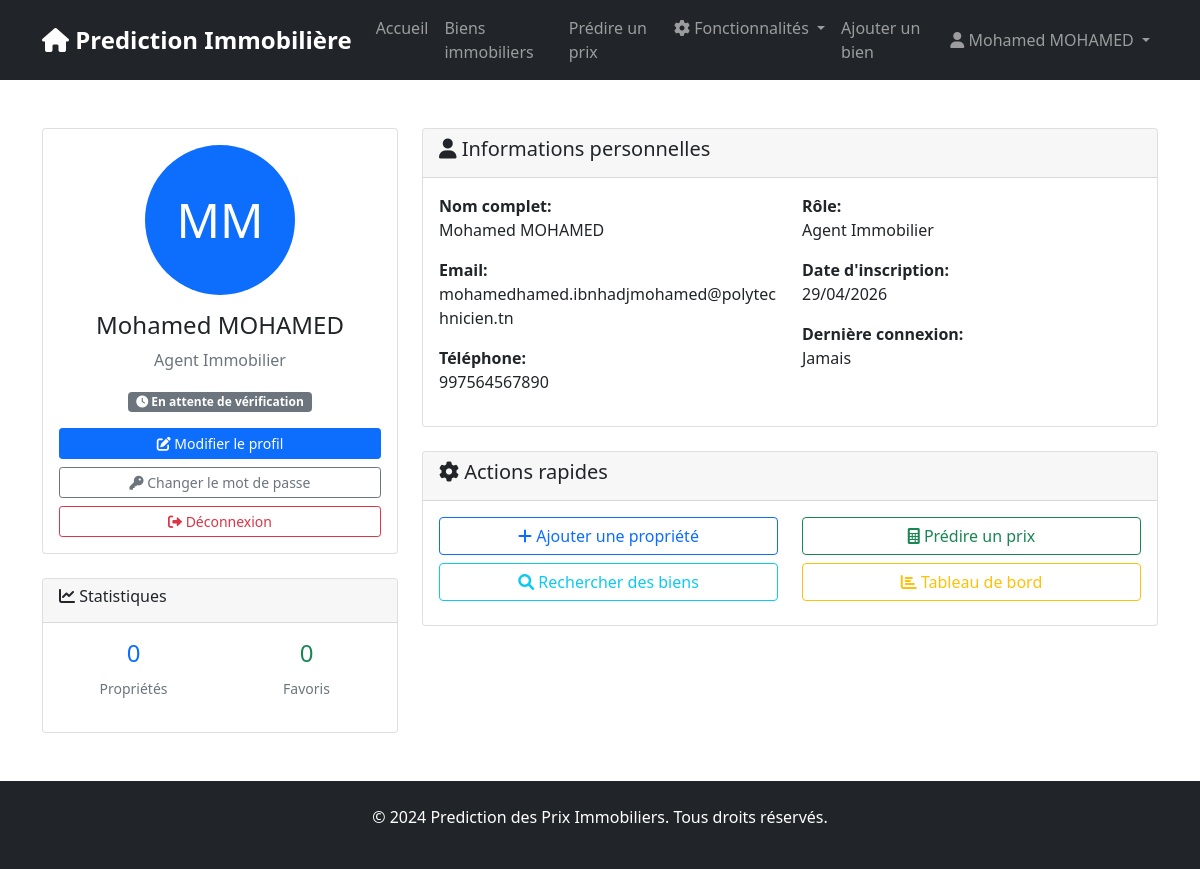
Screenshot of /profile/ (signed in) with the database file from the repository.
### immobilier/models.py (models this page shows, shortened)
class CustomUser(AbstractUser):
    ROLE_CHOICES = [
        ('agent', 'Agent Immobilier'),
        ('vendeur', 'Vendeur'),
        ('acheteur', 'Acheteur'),
        ('admin', 'Administrateur'),
    ]
    username = None
    email = models.EmailField(unique=True, verbose_name='Email')
    role = models.CharField(max_length=20, choices=ROLE_CHOICES, default='acheteur')
    phone = models.CharField(max_length=20, blank=True)
    profile_picture = models.ImageField(upload_to='profile_pics/', blank=True, null=True)
    bio = models.TextField(max_length=500, blank=True)
    is_verified = models.BooleanField(default=False)
    created_at = models.DateTimeField(auto_now_add=True)
    USERNAME_FIELD = 'email'
    REQUIRED_FIELDS = ['first_name', 'last_name']
    objects = CustomUserManager()
    groups = models.ManyToManyField(
        'auth.Group',
        verbose_name='groups',
        blank=True,
        help_text='The groups this user belongs to.',
        related_name="customuser_set",
        related_query_name="customuser",
    )
    user_permissions = models.ManyToManyField(
        'auth.Permission',
        verbose_name='user permissions',
        blank=True,
        help_text='Specific permissions for this user.',
        related_name="customuser_set",
        related_query_name="customuser",
    )
    class Meta:
        verbose_name = "Utilisateur"
        verbose_name_plural = "Utilisateurs"
    @property
    def is_agent(self):
        return self.role == 'agent'

### immobilier/views_auth.py (the view)
# urls.py: path('profile/', views_auth.profile_view, name='profile'),
@login_required
def profile_view(request):
    profile = get_object_or_404(UserProfile, user=request.user)
    user_properties = Property.objects.filter(created_by=request.user).order_by('-created_at')[:5]
    context = {
        'profile': profile,
        'user_properties': user_properties,
    }
    return render(request, 'immobilier/auth/profile.html', context)

### immobilier/templates/immobilier/auth/profile.html (shortened to what this page needs)
{% extends 'immobilier/base.html' %}
{% block content %}
<div class="container my-5">
    <div class="row">
        <div class="col-md-4">
            <div class="card text-center mb-4">
                <div class="card-body">
                    {% if user.profile_picture %}
                    <img src="{{ user.profile_picture.url }}" class="rounded-circle mb-3" alt="Profile" style="width: 150px; height: 150px; object-fit: cover;">
                    {% else %}
                    <div class="rounded-circle bg-primary text-white d-flex align-items-center justify-content-center mx-auto mb-3" style="width: 150px; height: 150px; font-size: 3rem;">
                        {{ user.first_name.0|upper }}{{ user.last_name.0|upper }}
                    </div>
                    {% endif %}
                    <h4>{{ user.get_full_name|default:user.email }}</h4>
                    <p class="text-muted">{{ user.get_role_display }}</p>
                    <div class="mb-3">
                        {% if user.is_verified %}
                        <span class="badge bg-success">
                            <i class="fas fa-check-circle"></i> Vérifié
                        </span>
                        {% else %}
                        <span class="badge bg-secondary">
                            <i class="fas fa-clock"></i> En attente de vérification
                        </span>
                        {% endif %}
                    </div>
                    <div class="d-grid gap-2">
                        <a href="{% url 'immobilier:edit_profile' %}" class="btn btn-primary btn-sm">
                            <i class="fas fa-edit"></i> Modifier le profil
                        </a>
                        <a href="{% url 'immobilier:change_password' %}" class="btn btn-outline-secondary btn-sm">
                            <i class="fas fa-key"></i> Changer le mot de passe
                        </a>
                        <a href="{% url 'immobilier:logout' %}" class="btn btn-outline-danger btn-sm">
                            <i class="fas fa-sign-out-alt"></i> Déconnexion
                        </a>
                    </div>
                </div>
            </div>
            <div class="card">
                <div class="card-header">
                    <h6><i class="fas fa-chart-line"></i> Statistiques</h6>
                </div>
                <div class="card-body">
                    <div class="row text-center">
                        <div class="col-6">
                            <div class="mb-3">
                                <div class="h4 text-primary">{{ user_properties|length }}</div>
                                <small class="text-muted">Propriétés</small>
                            </div>
                        </div>
                        <div class="col-6">
                            <div class="mb-3">
                                <div class="h4 text-success">0</div>
                                <small class="text-muted">Favoris</small>
                            </div>
                        </div>
                    </div>
                </div>
            </div>
        </div>
        <div class="col-md-8">
            <div class="card">
                <div class="card-header">
                    <h5><i class="fas fa-user"></i> Informations personnelles</h5>
                </div>
                <div class="card-body">
                    <div class="row">
                        <div class="col-md-6">
                            <p><strong>Nom complet:</strong><br>{{ user.get_full_name|default:'Non renseigné' }}</p>
                            <p><strong>Email:</strong><br>{{ user.email }}</p>
                            <p><strong>Téléphone:</strong><br>{{ user.phone|default:'Non renseigné' }}</p>
                        </div>
                        <div class="col-md-6">
                            <p><strong>Rôle:</strong><br>{{ user.get_role_display }}</p>
                            <p><strong>Date d'inscription:</strong><br>{{ user.date_joined|date:"d/m/Y" }}</p>
                            <p><strong>Dernière connexion:</strong><br>{{ user.last_login|date:"d/m/Y H:i"|default:'Jamais' }}</p>
                        </div>
                    </div>
                </div>
            </div>
            <div class="card mt-4">
                <div class="card-header">
                    <h5><i class="fas fa-cog"></i> Actions rapides</h5>
                </div>
                <div class="card-body">
                    <div class="row">
                        <div class="col-md-6 mb-2">
                            <a href="{% url 'immobilier:add_property' %}" class="btn btn-outline-primary w-100">
                                <i class="fas fa-plus"></i> Ajouter une propriété
                            </a>
                        </div>
                        <div class="col-md-6 mb-2">
                            <a href="{% url 'immobilier:predict_price' %}" class="btn btn-outline-success w-100">
                                <i class="fas fa-calculator"></i> Prédire un prix
                            </a>
                        </div>
                        <div class="col-md-6 mb-2">
                            <a href="{% url 'immobilier:property_list' %}" class="btn btn-outline-info w-100">
                                <i class="fas fa-search"></i> Rechercher des biens
                            </a>
                        </div>
                        <div class="col-md-6 mb-2">
                            {% if user.is_agent %}
                            <a href="{% url 'immobilier:agent_dashboard' %}" class="btn btn-outline-warning w-100">
                                <i class="fas fa-chart-bar"></i> Tableau de bord
                            </a>
                            {% endif %}
                        </div>
                    </div>
                </div>
            </div>
        </div>
    </div>
</div>
{% endblock %}

### immobilier/templates/immobilier/base.html (shortened to what this page needs)
<!DOCTYPE html>
<html lang="fr">
<head>
    <link href="https://cdn.jsdelivr.net/npm/bootstrap@5.1.3/dist/css/bootstrap.min.css" rel="stylesheet">
    <link href="https://cdnjs.cloudflare.com/ajax/libs/font-awesome/6.0.0/css/all.min.css" rel="stylesheet">
</head>
<body>
    <nav class="navbar navbar-expand-lg navbar-dark bg-dark">
        <div class="container">
            <a class="navbar-brand" href="{% url 'immobilier:home' %}">
                <i class="fas fa-home"></i> Prediction Immobilière
            </a>
            <div class="collapse navbar-collapse" id="navbarNav">
                <ul class="navbar-nav me-auto">
                    <li class="nav-item">
                        <a class="nav-link" href="{% url 'immobilier:home' %}">Accueil</a>
                    </li>
                    <li class="nav-item">
                        <a class="nav-link" href="{% url 'immobilier:property_list' %}">Biens immobiliers</a>
                    </li>
                    <li class="nav-item">
                        <a class="nav-link" href="{% url 'immobilier:predict_price' %}">Prédire un prix</a>
                    </li>
                    <li class="nav-item dropdown">
                        <a class="nav-link dropdown-toggle" href="#" id="featuresDropdown" role="button" data-bs-toggle="dropdown">
                            <i class="fas fa-cog"></i> Fonctionnalités
                        </a>
                    </li>
                    {% if user.is_authenticated %}
                    <li class="nav-item">
                        <a class="nav-link" href="{% url 'immobilier:add_property' %}">Ajouter un bien</a>
                    </li>
                    {% endif %}
                </ul>
                <ul class="navbar-nav">
                    {% if user.is_authenticated %}
                    <li class="nav-item dropdown">
                        <a class="nav-link dropdown-toggle" href="#" id="navbarDropdown" role="button" data-bs-toggle="dropdown">
                            <i class="fas fa-user"></i> {{ user.get_full_name|default:user.email }}
                        </a>
                    </li>
                    {% endif %}
                </ul>
            </div>
        </div>
    </nav>
    {% block content %}
    {% endblock %}
    <footer class="bg-dark text-white py-4 mt-5">
        <div class="container text-center">
            <p>&copy; 2024 Prediction des Prix Immobiliers. Tous droits réservés.</p>
        </div>
    </footer>
</body>
</html>

### immobilier/templates/immobilier/base.html (style rules this page uses)
.navbar-brand { font-weight: bold; font-size: 1.5rem; }

### rows the page displays
CustomUser: get_full_name "Mohamed MOHAMED", first_name.0 "M", last_name.0 "M", role "Agent Immobilier", email "mohamedhamed.ibnhadjmohamed@polytechnicien.tn", phone "997564567890", date_joined "29/04/2026", last_login "Jamais"

### other values shown
{{ user_properties|length }} "0"
